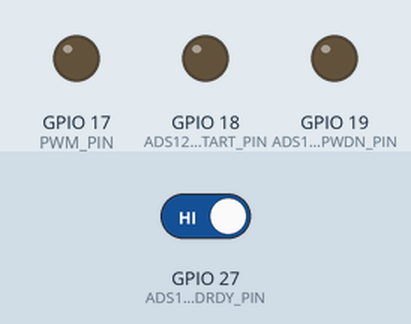
The sketch below on a simulated ESP32. On the bench: output pins drawn as LEDs (lit = HIGH). The inputs (shaded band) are chosen by the test bench; at power-on: GPIO 27 (ADS1292_DRDY_PIN) HIGH. Nothing arrives over Bluetooth unless stated; pins used as bus, display or sensor lines are not drawn; what the sketch prints to the serial monitor is not drawn.

Above: at 0.0 s.
At 2.5 s:
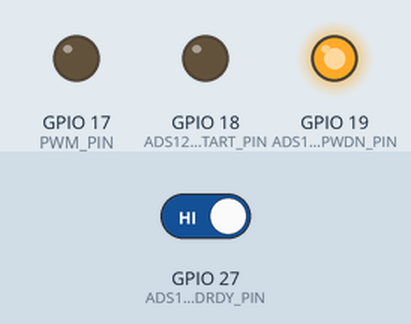
At 7.6 s:
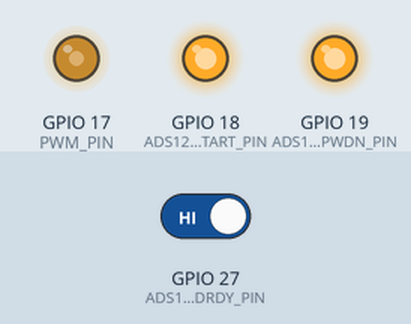
7.7 s: GPIO 27 (ADS1292_DRDY_PIN) driven LOW
Timing chart, 0 to 10.7 s (numbered marks = the images above; inputs shaded):
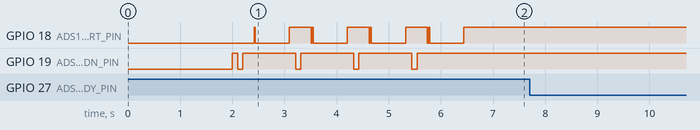

The sketch:

ADS1292R.ino
```cpp
// (licence header left out)
#include "protocentralAds1292r.h"
#include <SPI.h>
#include <Arduino.h>
#include <BluetoothSerial.h>

BluetoothSerial SerialBT;

volatile uint8_t globalHeartRate;
volatile uint8_t globalRespirationRate=0;

const int ADS1292_DRDY_PIN = 27;
const int ADS1292_START_PIN = 18;
const int ADS1292_PWDN_PIN = 19;
const int CS_1 = 25;
const int CS_2 = 25;
const int CS_4 = 4;
const int CS_5 = 16;

SPIClass *hspi = NULL;
int SPI_MOSI = 13;
int SPI_MISO = 12;
int SPI_SCK = 14;

const int PWM_CHANNEL = 0;
const int PWM_FREQ = 512000;
const int PWM_RESOLUTION = 2;
const int PWM_PIN = 17;

int16_t ecgWaveBuff;
int16_t resWaveBuff;

long timeElapsed=0;

ads1292r ADS1292R;

volatile char DataPacketHeader[5];
volatile char DataPacketFooter[2];
volatile int datalen = 135;

volatile byte SPI_RX_Buff[150] ;
volatile static int SPI_RX_Buff_Count = 0;
volatile char* SPI_RX_Buff_Ptr;
volatile int Responsebyte = false;
volatile unsigned int pckt=0;
volatile unsigned int buff=0;
volatile unsigned int t=0;
volatile unsigned int j2=0;
volatile unsigned long int EEG_Ch1_Data[150],EEG_Ch2_Data[150];
volatile unsigned char datac[150];
unsigned long ueegtemp = 0,Pkt_Counter=0;
signed long seegtemp=0;
volatile int j,i;
float feegtemp ,output;

volatile signed long EMGValues[24];
volatile bool ads1292dataReceived = false;
unsigned long uecgtemp = 0;
unsigned long resultTemp = 0;
long statusByte = 0;
signed long secgtemp = 0;

void setup()
{
  delay(2000);

  hspi = new SPIClass(HSPI);

  pinMode(ADS1292_DRDY_PIN, INPUT);
  pinMode(CS_1, OUTPUT);
  pinMode(CS_2, OUTPUT);
  pinMode(CS_4, OUTPUT);
  pinMode(CS_5, OUTPUT);
  pinMode(ADS1292_START_PIN, OUTPUT);
  pinMode(ADS1292_PWDN_PIN, OUTPUT);
  pinMode(PWM_PIN, OUTPUT);

  digitalWrite(CS_2, HIGH);
  digitalWrite(CS_4, HIGH);
  digitalWrite(CS_5, HIGH);

  hspi->begin(SPI_SCK, SPI_MISO, SPI_MOSI, CS_1);
  hspi->setBitOrder(MSBFIRST);
  //CPOL = 0, CPHA = 1
  hspi->setDataMode(SPI_MODE1);
  // Selecting 1Mhz clock for SPI
  hspi->setClockDivider(SPI_CLOCK_DIV16);

  ledcSetup(PWM_CHANNEL, PWM_FREQ, PWM_RESOLUTION);
  ledcAttachPin(PWM_PIN, PWM_CHANNEL);

  ADS1292R.ads1292Init(CS_1,ADS1292_PWDN_PIN,ADS1292_START_PIN);  //initalize ADS1292 master
  ADS1292R.ads1292Init(CS_2,ADS1292_PWDN_PIN,ADS1292_START_PIN);  //initalize ADS1292 slave
  ADS1292R.ads1292Init(CS_4,ADS1292_PWDN_PIN,ADS1292_START_PIN);  //initalize ADS1292 slave
  ADS1292R.ads1292Init(CS_5,ADS1292_PWDN_PIN,ADS1292_START_PIN);  //initalize ADS1292 slave

  ledcWrite(PWM_CHANNEL, 2);
  Serial.begin(115200);
  Serial.println("Initiliziation is done");
  SerialBT.begin("ADS1292R-BT");  // Nombre del dispositivo Bluetooth
  Serial.println("Bluetooth is initialized");
}

void loop(){

  if (digitalRead(ADS1292_DRDY_PIN) == LOW){

    if(millis() > timeElapsed){

      ReadAdc(CS_1);
      timeElapsed += 1;
    }
  }
}

char* ReadData(const int chipSelect){
  static char SPI_Dummy_Buff[10];
  digitalWrite(chipSelect, LOW);

  for (int i = 0; i < 9; ++i)
  {
    SPI_Dummy_Buff[i] = SPI.transfer(CONFIG_SPI_MASTER_DUMMY);
  }

  digitalWrite(chipSelect, HIGH);
  return SPI_Dummy_Buff;
}
void ReadAdc(const int chipSelect){
  if ((digitalRead(ADS1292_DRDY_PIN)) == LOW)      // Sampling rate is set to 125SPS ,DRDY ticks for every 8ms
  {
    SPI_RX_Buff_Ptr = ReadData(chipSelect); // Read the data,point the data to a pointer

    for (int i = 0; i < 9; i++)
    {
      SPI_RX_Buff[SPI_RX_Buff_Count++] = *(SPI_RX_Buff_Ptr + i);  // store the result data in array
    }

    ads1292dataReceived = true;
    //Serial.print("datarecieved from ads 1292R    ");
    //Serial.println(ads1292dataReceived);
    //delay(1000);
    j = 0;

    for (i = 3; i < 9; i += 3)         // data outputs is (24 status bits + 24 bits Respiration data +  24 bits ECG data)
    {
      uecgtemp = (unsigned long) (  ((unsigned long)SPI_RX_Buff[i + 0] << 16) | ( (unsigned long) SPI_RX_Buff[i + 1] << 8) |  (unsigned long) SPI_RX_Buff[i + 2]);
      uecgtemp = (unsigned long) (uecgtemp << 8);
      secgtemp = (signed long) (uecgtemp);
      secgtemp = (signed long) (secgtemp >> 8);

      EMGValues[j++] = secgtemp;  //s32DaqVals[0] is Resp data and s32DaqVals[1] is ECG data
    }
    statusByte = (long)((long)SPI_RX_Buff[2] | ((long) SPI_RX_Buff[1]) <<8 | ((long) SPI_RX_Buff[0])<<16); // First 3 bytes represents the status
    Serial.print(statusByte);
    Serial.print(",");

    Serial.print(EMGValues[0]);
    Serial.print(",");
    Serial.println(EMGValues[1]);
    //Serial.println(EMGValues[1]);
    //BLUETOOTH COMMUNICATION
    SerialBT.print(statusByte);
    SerialBT.print(",");

    SerialBT.print(EMGValues[0]);
    SerialBT.print(",");
    SerialBT.println(EMGValues[1]);

    ads1292dataReceived = false;
    SPI_RX_Buff_Count = 0;
  }
}
```
